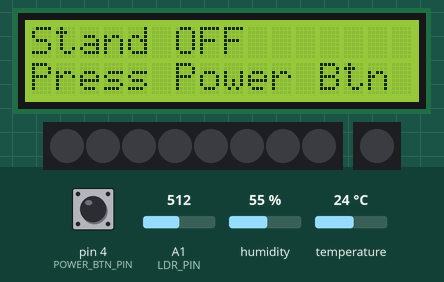
Recording of a sketch running on a simulated Arduino Uno, built with avr-gcc and run on an emulated ATmega328P. Parts: 16×2 character LCD, 8 RGB LEDs in strip order, left to right, 1 RGB LEDs in strip order, left to right. The inputs (shaded band) are chosen by the test bench; at power-on: pin 4 (POWER_BTN_PIN) HIGH, humidity 55 %, A1 (LDR_PIN) = 512, temperature 24 °C. Dim RGB values are drawn brighter than linear.

Above: at 1.2 s.
1.3 s: pin 4 (POWER_BTN_PIN) pulled LOW for 0.15 s
At 2.0 s:
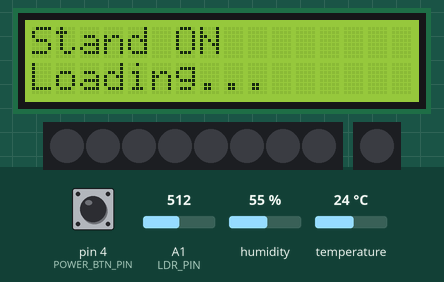
4.4 s: humidity set to 59 %
At 7.3 s:
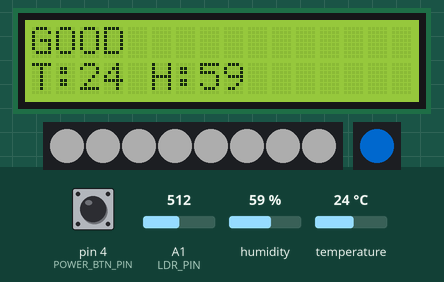
7.4 s: humidity set to 62 %
At 10.1 s:
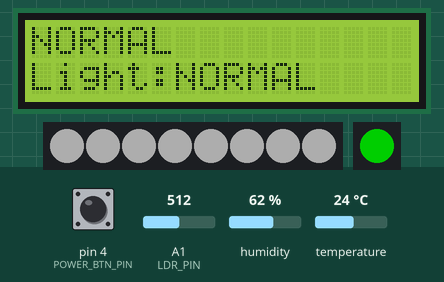
10.4 s: A1 (LDR_PIN) set to 50
At 11.6 s:
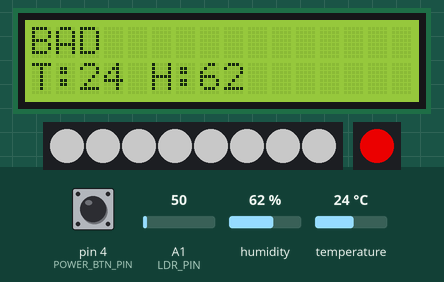
13.4 s: temperature set to 11 °C
At 16.1 s:
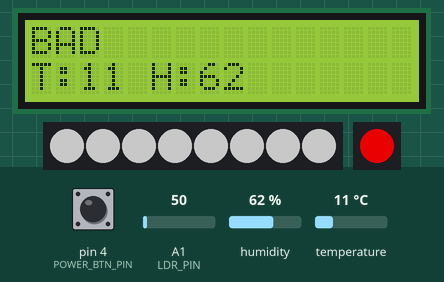
16.4 s: temperature set to 8 °C
At 20.4 s:
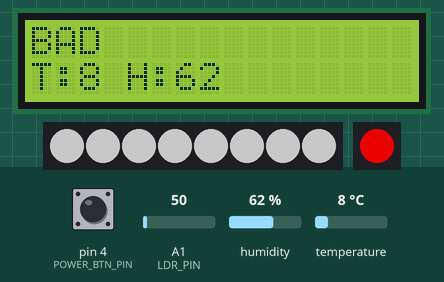
Timing chart, 0 to 21.9 s (numbered marks = the images above; inputs shaded):
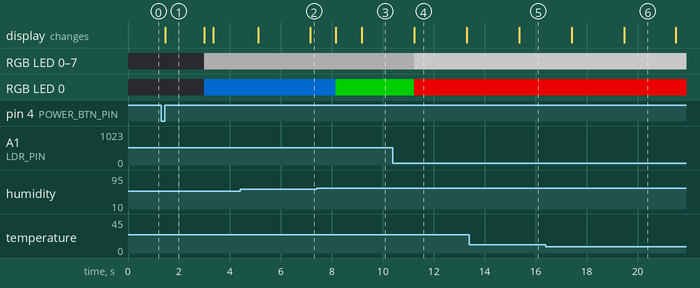

The sketch:

project_code.ino
```cpp
#include <Wire.h>
#include <LiquidCrystal_I2C.h>
#include <DHT.h>
#include <Adafruit_NeoPixel.h>
#include <SoftwareSerial.h>

// -------------------- 핀 설정 --------------------
const int LDR_PIN = A1;             // 조도센서, A1핀
const int POWER_BTN_PIN = 4;        // 전원 버튼, D4핀

const int LAMP_PIN = 6;             // 메인 네오픽셀, D6핀
const int MAIN_LED_COUNT = 8;

const int STATUS_LED_PIN = 9;       // 상태 LED, D9핀
const int STATUS_LED_COUNT = 1;

const int BT_RX_PIN = 2;            // HC-06 TX -> 2
const int BT_TX_PIN = 3;            // HC-06 RX <- 3

#define DHTPIN 12
#define DHTTYPE DHT11

// -------------------- 객체 생성 --------------------
LiquidCrystal_I2C lcd(0x27, 16, 2);
DHT dht(DHTPIN, DHTTYPE);

Adafruit_NeoPixel mainLed(MAIN_LED_COUNT, LAMP_PIN, NEO_GRB + NEO_KHZ800);
Adafruit_NeoPixel statusLed(STATUS_LED_COUNT, STATUS_LED_PIN, NEO_GRB + NEO_KHZ800);

SoftwareSerial bt(BT_RX_PIN, BT_TX_PIN);

// -------------------- 상태 변수 --------------------
bool powerOn = false;
bool lastPowerOn = false;

int lastPowerBtnState = HIGH;

int ldrValue = 0;
float temperature = 0;
float humidity = 0;

String brightLabel = "BRIGHT";
String overallStatus = "OFF";

unsigned long lastSensorMs = 0;
unsigned long lastLcdToggleMs = 0;
bool showBrightnessLine = true;

// =======================================================
// setup
// =======================================================
void setup() {
  Serial.begin(9600);
  bt.begin(9600);

  pinMode(POWER_BTN_PIN, INPUT_PULLUP);

  lcd.init();
  lcd.backlight();
  lcd.clear();
  lcd.setCursor(0, 0);
  lcd.print("Stand OFF");
  lcd.setCursor(0, 1);
  lcd.print("Press Power Btn");

  dht.begin();

  mainLed.begin();
  statusLed.begin();

  setMainLampBrightness(0);

  statusLed.setBrightness(30);
  statusLed.setPixelColor(0, 0, 0, 0);
  statusLed.show();
}

// =======================================================
// loop
// =======================================================
void loop() {

  // ---------------- 전원 버튼 처리 ----------------
  int pNow = digitalRead(POWER_BTN_PIN);

  if (pNow == LOW && lastPowerBtnState == HIGH) {
    powerOn = !powerOn;
    delay(150);
  }

  lastPowerBtnState = pNow;

  // ---------------- 블루투스 처리 ----------------
  if (bt.available()) {
    char c = bt.read();

    if (c == '1') powerOn = true;
    if (c == '0') powerOn = false;
  }

  // ---------------- 전원 상태 변화 처리 ----------------
  if (powerOn != lastPowerOn) {

    if (!powerOn) {
      turnOffMainLamp();

      statusLed.setPixelColor(0, 0, 0, 0);
      statusLed.show();

      lcd.clear();
      lcd.setCursor(0, 0);
      lcd.print("Stand OFF");
      lcd.setCursor(0, 1);
      lcd.print("Press Power Btn");

    } else {
      lcd.clear();
      lcd.setCursor(0, 0);
      lcd.print("Stand ON");
      lcd.setCursor(0, 1);
      lcd.print("Loading...");
      delay(1500);
      lcd.clear();
    }

    lastPowerOn = powerOn;
  }

  if (!powerOn) return;

  // ---------------- 센서 읽기 (1초마다) ----------------
  unsigned long now = millis();

  if (now - lastSensorMs >= 1000) {
    lastSensorMs = now;

    ldrValue = analogRead(LDR_PIN);

    float t = dht.readTemperature();
    float h = dht.readHumidity();

    if (!isnan(t) && !isnan(h)) {
      temperature = t;
      humidity = h;
    }

    int tInt = (int)temperature;
    int hInt = (int)humidity;

    brightLabel = getBrightnessLabel(ldrValue);
    overallStatus = getOverallStatus(temperature, humidity, ldrValue);

    updateLampBrightness(ldrValue);
    updateStatusLed(overallStatus, ldrValue);

    sendDataToBt(ldrValue, tInt, hInt, overallStatus);
  }

  // ---------------- LCD 출력 ----------------
  int tInt = (int)temperature;
  int hInt = (int)humidity;

  updateLcd(overallStatus, brightLabel, tInt, hInt);
}

// =======================================================
// 밝기 라벨
// 실제 장치 기준:
// LDR 값이 낮을수록 어두움
// LDR 값이 높을수록 밝음
// =======================================================
String getBrightnessLabel(int ldr) {
  if (ldr < 400) return "DARK";
  else if (ldr < 700) return "NORMAL";
  else return "BRIGHT";
}

// =======================================================
// 전체 상태 계산
// GOOD 조건:
// 온도: 20도 이상 26도 이하
// 습도: 10% 이상 60% 이하
// 조도: 400 이상
// =======================================================
String getOverallStatus(float t, float h, int ldr) {
  bool tempGood = (t >= 20 && t <= 26);
  bool humiGood = (h >= 10 && h <= 60);
  bool lightGood = (ldr >= 400);

  if (tempGood && humiGood && lightGood) return "GOOD";

  int bad = 0;

  if (!tempGood) bad++;
  if (!humiGood) bad++;
  if (!lightGood) bad++;

  return (bad >= 2) ? "BAD" : "NORMAL";
}

// =======================================================
// 메인 LED 자동 밝기 조절
// 어두움 -> LED 밝기 100
// 보통   -> LED 밝기 50
// 밝음   -> LED 밝기 1
// =======================================================
void updateLampBrightness(int ldr) {
  uint8_t brightness;

  if (ldr < 400) {
    brightness = 100;        // 어두움 -> 최대 밝기 100
  } else if (ldr < 700) {
    brightness = 50;         // 보통 -> 중간 밝기 50
  } else {
    brightness = 1;          // 밝음 -> 최소 밝기 1
  }

  setMainLampBrightness(brightness);
}

// =======================================================
// 상태 LED
// GOOD   -> 파란색
// NORMAL -> 초록색
// BAD    -> 빨간색
// =======================================================
void updateStatusLed(const String &status, int ldr) {
  uint8_t r = 0;
  uint8_t g = 0;
  uint8_t b = 0;

  if (status == "GOOD") {
    r = 0;
    g = 128;
    b = 255;
  } else if (status == "NORMAL") {
    r = 0;
    g = 255;
    b = 0;
  } else if (status == "BAD") {
    r = 255;
    g = 0;
    b = 0;
  }

  // 상태 LED는 어두울수록 밝게, 밝을수록 어둡게
  uint8_t bright = map(ldr, 0, 1023, 200, 30);

  statusLed.setBrightness(bright);
  statusLed.setPixelColor(0, statusLed.Color(r, g, b));
  statusLed.show();
}

// =======================================================
// LCD 출력
// =======================================================
void updateLcd(const String &status, const String &bright, int t, int h) {

  lcd.setCursor(0, 0);
  lcd.print("                ");
  lcd.setCursor(0, 0);
  lcd.print(status);

  unsigned long now = millis();

  if (now - lastLcdToggleMs >= 2000) {
    lastLcdToggleMs = now;
    showBrightnessLine = !showBrightnessLine;
  }

  lcd.setCursor(0, 1);
  lcd.print("                ");
  lcd.setCursor(0, 1);

  if (showBrightnessLine) {
    lcd.print("Light:");
    lcd.print(bright);
  } else {
    lcd.print("T:");
    lcd.print(t);
    lcd.print(" H:");
    lcd.print(h);
  }
}

// =======================================================
// 블루투스로 데이터 전송
// =======================================================
void sendDataToBt(int ldr, int t, int h, const String &status) {
  bt.print("LDR:");
  bt.print(ldr);
  bt.print(",T:");
  bt.print(t);
  bt.print(",H:");
  bt.print(h);
  bt.print(",STATUS:");
  bt.println(status);
}

// =======================================================
// 메인 네오픽셀
// =======================================================
void setMainLampBrightness(uint8_t brightness) {
  mainLed.setBrightness(brightness);

  uint32_t color = mainLed.Color(255, 255, 255);

  for (int i = 0; i < MAIN_LED_COUNT; i++) {
    mainLed.setPixelColor(i, color);
  }

  mainLed.show();
}

void turnOffMainLamp() {
  setMainLampBrightness(0);
}
```

Measured:
- the behaviour switches between 60 and 61 % on humidity (found by bisection; images 2 and 3)
- after the input at 1.3 s, RGB LED 0–7: off → RGB(50, 50, 50) after 1.7 s; RGB LED 0: off → RGB(0, 58, 115) after 1.7 s; the display: changes after 0.17 s (image 1)
- after the input at 4.4 s, the display: first differs from a run without the input after 2.8 s (image 2)
- after the input at 7.4 s, the display: first changes after 0.76 s (image 3 shows a later state)
- after the input at 10.4 s, the display: changes after 0.83 s (image 4)
- what the display in image 1 shows lasts 1.5 s, from 1.5 s to 3.0 s
- what the display in image 4 shows lasts 2.1 s, from 11.2 s to 13.3 s
